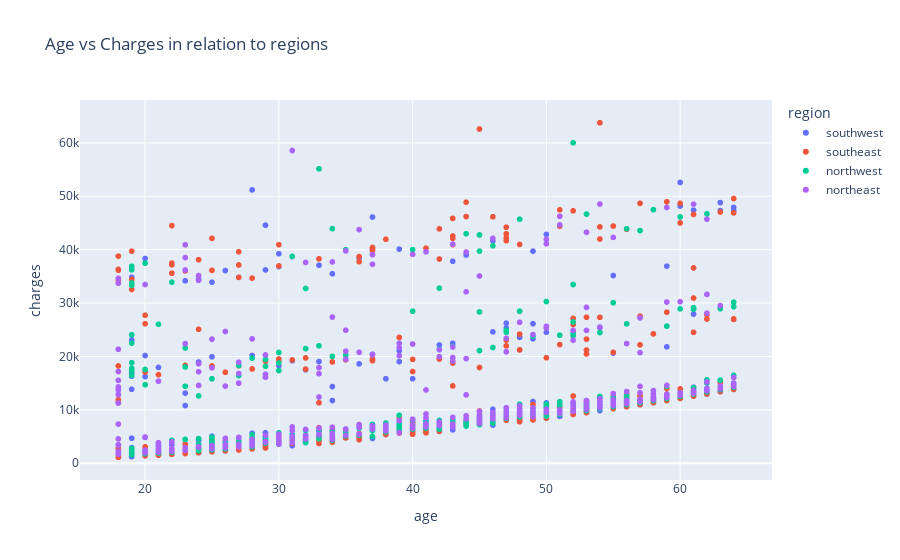

The cell this chart's notebook holds for it:
### Code cell
# has region any effect on charges
fig = px.scatter(
    df,
    x='age',
    y='charges',
    color='region',
    hover_data=['sex'],
    title='Age vs Charges in relation to regions'
)

fig.show()

### Figure 1 — Plotly figure (JSON) as saved in the notebook; plotly's stock layout.template omitted (floating-point values rounded to 4 significant figures; data arrays with more than 128 entries replaced by an {"elided": "..."} marker saying what was removed)
{"data": [{"customdata": {"elided": "325x1 str values"}, "hovertemplate": "region=southwest<br>age=%{x}<br>charges=%{y}<br>sex=%{customdata[0]}<extra></extra>", "legendgroup": "southwest", "marker": {"color": "#636efa", "symbol": "circle"}, "mode": "markers", "name": "southwest", "showlegend": true, "type": "scattergl", "x": {"elided": "325 int values"}, "xaxis": "x", "y": {"elided": "325 float values"}, "yaxis": "y"}, {"customdata": {"elided": "364x1 str values"}, "hovertemplate": "region=southeast<br>age=%{x}<br>charges=%{y}<br>sex=%{customdata[0]}<extra></extra>", "legendgroup": "southeast", "marker": {"color": "#EF553B", "symbol": "circle"}, "mode": "markers", "name": "southeast", "showlegend": true, "type": "scattergl", "x": {"elided": "364 int values"}, "xaxis": "x", "y": {"elided": "364 float values"}, "yaxis": "y"}, {"customdata": {"elided": "325x1 str values"}, "hovertemplate": "region=northwest<br>age=%{x}<br>charges=%{y}<br>sex=%{customdata[0]}<extra></extra>", "legendgroup": "northwest", "marker": {"color": "#00cc96", "symbol": "circle"}, "mode": "markers", "name": "northwest", "showlegend": true, "type": "scattergl", "x": {"elided": "325 int values"}, "xaxis": "x", "y": {"elided": "325 float values"}, "yaxis": "y"}, {"customdata": {"elided": "324x1 str values"}, "hovertemplate": "region=northeast<br>age=%{x}<br>charges=%{y}<br>sex=%{customdata[0]}<extra></extra>", "legendgroup": "northeast", "marker": {"color": "#ab63fa", "symbol": "circle"}, "mode": "markers", "name": "northeast", "showlegend": true, "type": "scattergl", "x": {"elided": "324 int values"}, "xaxis": "x", "y": {"elided": "324 float values"}, "yaxis": "y"}], "layout": {"legend": {"title": {"text": "region"}, "tracegroupgap": 0}, "title": {"text": "Age vs Charges in relation to regions"}, "xaxis": {"anchor": "y", "domain": [0, 1], "title": {"text": "age"}}, "yaxis": {"anchor": "x", "domain": [0, 1], "title": {"text": "charges"}}}}
